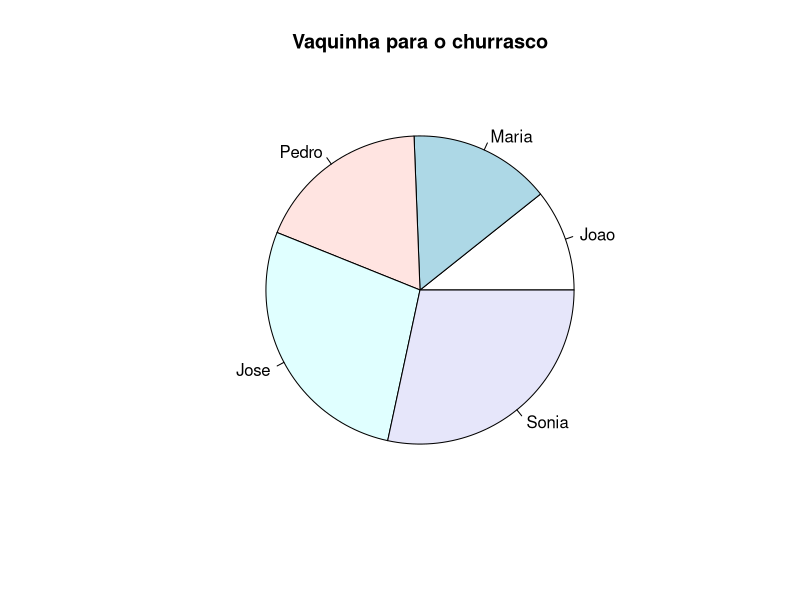

Here is the R script that generated this plot:
# Create data for the graph.
x <- c(15.50, 8.15, 15.15, 10, 5.85)
labels <- c("Joao", "Maria", "Pedro", "Jose", "Sonia")

# Plot the chart.
pie(sort(x),labels, main="Vaquinha para o churrasco")
print("O valor total aquirirido para o churrasco foi:")
print(sum(x))
print("O valor médio aquirirido para o churrasco foi:")
print(mean(x))
print("O maior valor de contribuição para o churrasco foi:")
print(max(x))
print("O menor valor de contribuição para o churrasco foi:")
print(min(x))

